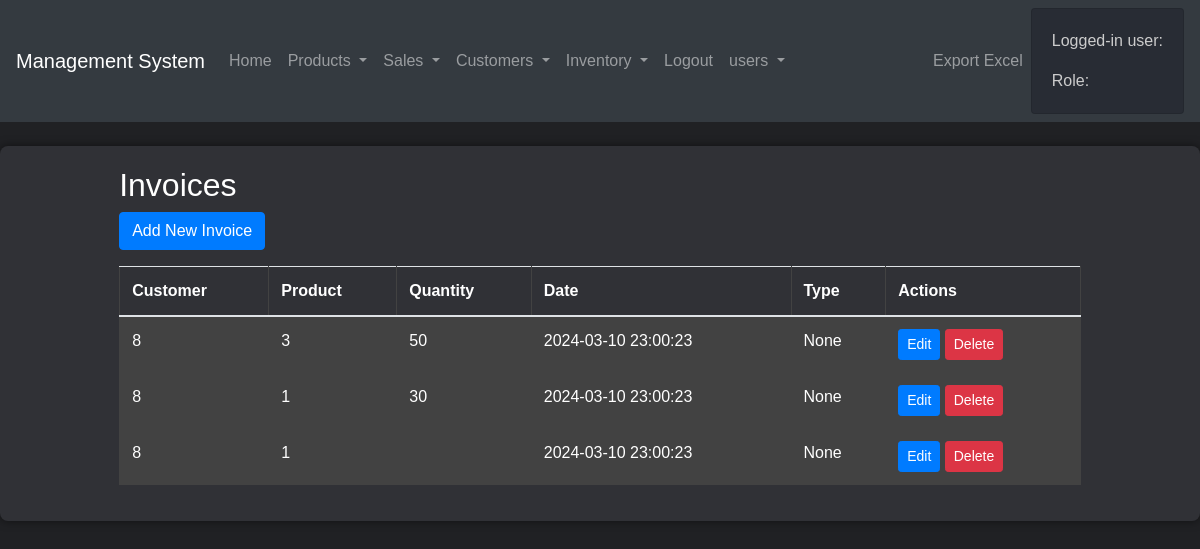
Page /invoices (signed in) on the earlier database version.
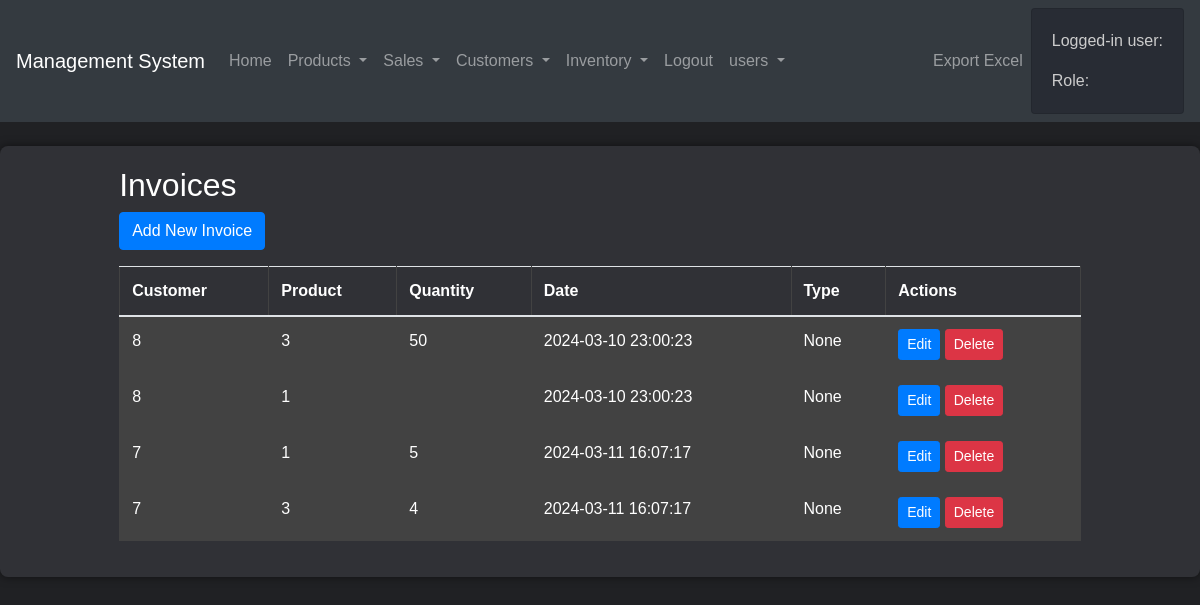
Same page on the later database version.
### tables this page shows
CREATE TABLE invoices (
    id INTEGER PRIMARY KEY,
    customer_id INTEGER,
    product_id INTEGER,
    quantity INTEGER,
    date TEXT,
    type TEXT, price REAL, discount REAL, total REAL, notes TEXT,
    FOREIGN KEY (customer_id) REFERENCES customers (id),
    FOREIGN KEY (product_id) REFERENCES products (id)
);

### app.py (the view)
@app.route('/invoices')
def invoices():
    if is_logged_in():
        user_role = get_user_role()
        if user_role in ['admin', 'manager']:
            conn = sqlite3.connect('database.db')
            c = conn.cursor()
            c.execute("SELECT * FROM invoices")
            invoices = c.fetchall()
            conn.close()
            return render_template('invoices.html', invoices=invoices, is_logged_in=is_logged_in())
        else:
            return render_template('unauthorized.html')
    else:
        return redirect(url_for('login'))

### app.py (called while the page is built)
def is_logged_in():
    return 'username' in session

def get_user_role():
    if is_logged_in():
        conn = sqlite3.connect('database.db')
        c = conn.cursor()
        c.execute("SELECT role FROM users WHERE username=?", (session['username'],))
        role = c.fetchone()[0]
        conn.close()
        return role
    else:
        return None

### templates/invoices.html
{% extends "base.html" %}
{% block content %}
<div class="row justify-content-center">
    <div class="col-md-10">
        <h2>Invoices</h2>
        <a href="{{ url_for('create_invoice') }}" class="btn btn-primary mb-3">Add New Invoice</a>
        <div class="table-responsive">
            <table class="table table-striped">
                <thead>
                    <tr>
                        <th scope="col">Customer</th>
                        <th scope="col">Product</th>
                        <th scope="col">Quantity</th>
                        <th scope="col">Date</th>
                        <th scope="col">Type</th>
                        <th scope="col">Actions</th>
                    </tr>
                </thead>
                <tbody>
                    {% for invoice in invoices %}
                    <tr>
                        <td>{{ invoice[1] }}</td>
                        <td>{{ invoice[2] }}</td>
                        <td>{{ invoice[3] }}</td>
                        <td>{{ invoice[4] }}</td>
                        <td>{{ invoice[5] }}</td>
                        <td>
                            <a href="{{ url_for('edit_invoice', invoice_id=invoice[0]) }}" class="btn btn-sm btn-primary">Edit</a>
                            <form method="POST" action="{{ url_for('delete_invoice', invoice_id=invoice[0]) }}" style="display: inline-block;">
                                <button type="submit" class="btn btn-sm btn-danger" onclick="return confirm('Are you sure you want to delete this invoice?')">Delete</button>
                            </form>
                        </td>
                    </tr>
                    {% endfor %}
                </tbody>
            </table>
        </div>
    </div>
</div>
{% endblock %}

### templates/base.html (shortened to what this page needs)
<!DOCTYPE html>
<html lang="en">
<head>
    <link href="https://stackpath.bootstrapcdn.com/bootstrap/4.5.2/css/bootstrap.min.css" rel="stylesheet">
    <link href="{{ url_for('static', filename='styles.css') }}" rel="stylesheet">
    <link rel="stylesheet" href="https://cdnjs.cloudflare.com/ajax/libs/font-awesome/5.15.4/css/all.min.css">
</head>
<body>
<nav class="navbar navbar-expand-lg navbar-dark bg-dark">
  <a class="navbar-brand" href="#">Management System</a>
  <div class="collapse navbar-collapse" id="navbarNav">
    <ul class="navbar-nav">
      <li class="nav-item">
        <a class="nav-link" href="{{ url_for('home') }}">Home</a>
      </li>
      <li class="nav-item dropdown">
        <a class="nav-link dropdown-toggle" href="#" id="navbarDropdownProducts" role="button" data-toggle="dropdown" aria-haspopup="true" aria-expanded="false">
          Products
        </a>
      </li>
      <li class="nav-item dropdown">
        <a class="nav-link dropdown-toggle" href="#" id="navbarDropdownInvoices" role="button" data-toggle="dropdown" aria-haspopup="true" aria-expanded="false">
          Sales
        </a>
      </li>
      <li class="nav-item dropdown">
        <a class="nav-link dropdown-toggle" href="#" id="navbarDropdownCustomers" role="button" data-toggle="dropdown" aria-haspopup="true" aria-expanded="false">
          Customers
        </a>
      </li>
	  <li class="nav-item dropdown">
       <a class="nav-link dropdown-toggle" href="#" id="navbarDropdown" role="button" data-toggle="dropdown" aria-haspopup="true" aria-expanded="false">
    Inventory
    </a>
      </li>
      <li class="nav-item">
        <a class="nav-link" href="{{ url_for('logout') }}">Logout</a>
      </li>
	  	 <li class="nav-item dropdown">
    <a class="nav-link dropdown-toggle" href="#" id="navbarDropdownProducts" role="button" data-toggle="dropdown" aria-haspopup="true" aria-expanded="false">
    users
    </a>
     </li>
    </ul>
    <ul class="navbar-nav ml-auto">
      <li class="nav-item">
        <a class="nav-link" href="{{ url_for('export_excel') }}">Export Excel</a>
      </li>
    </ul>
  </div>
            <div class="card">
                <div class="card-body">
                    <p class="card-text">Logged-in user: {{ username }}</p>
                    <p class="card-text">Role: {{ role }}</p>
                </div>
            </div>
</nav>
<div class="container mt-4">
    {% block content %}{% endblock %}
</div>
</body>
</html>

### static/styles.css (style rules this page uses)
body { font-family: Arial, sans-serif; margin: 0; padding: 0; background-color: #202124; color: #fff; }
.container { width: 100%; max-width: none; margin: 50px auto; padding: 20px; background-color: #303136; border-radius: 8px; box-shadow: 0px 0px 10px 0px rgba(0,0,0,0.5); }
a { color: #4caf50; text-decoration: none; }
table { width: 100%; border-collapse: collapse; margin-bottom: 20px; }
th, td { border: 1px solid #424242; padding: 8px; text-align: left; }
th { background-color: #303136; color: #fff; }
tr:nth-child(even) { background-color: #424242; }
table { width: 100%; border-collapse: collapse; margin-bottom: 20px; color: #fff; }
td { background-color: #424242; color: #fff; }
.card { background-color: #282c34; color: #ffffff; }
.card-text { color: #cccccc; }
.btn-primary { background-color: #007bff; color: #ffffff; }

Differences in the rows shown:
removed invoices: customer "8", product "1", quantity "30", date "2024-03-10 23:00:23", invoice "None"
added invoices: customer "7", product "1", quantity "5", date "2024-03-11 16:07:17", invoice "None"
added invoices: customer "7", product "3", quantity "4", date "2024-03-11 16:07:17", invoice "None"
